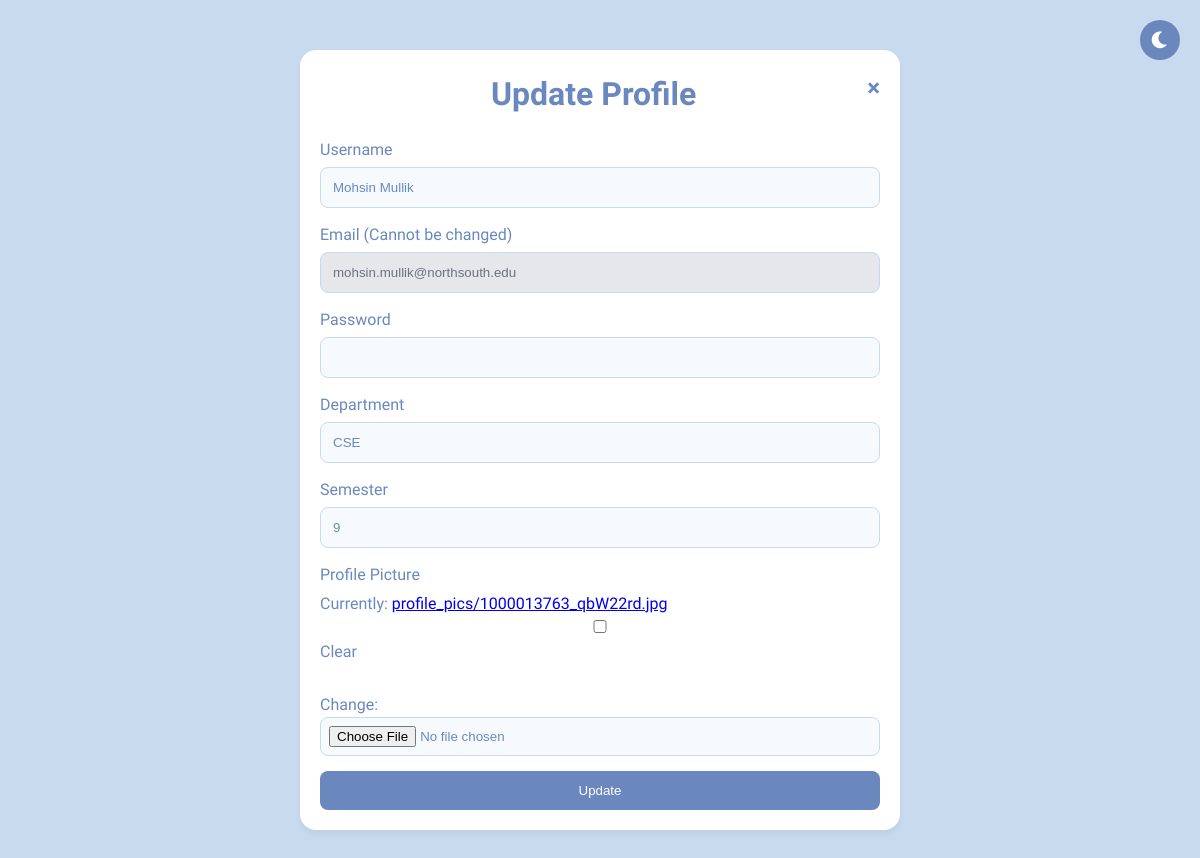
The app's page /update-profile/ (signed in) with its own data.
### accounts/models.py (models this page shows, shortened)
class User(models.Model):
    name = models.CharField(max_length=100)
    email = models.EmailField(unique=True, validators=[EmailValidator(message="Enter a valid @northsouth.edu email.", code="invalid_email")])
    password = models.CharField(max_length=100)  # Should be hashed in production
    is_verified = models.BooleanField(default=False)
    department = models.CharField(max_length=100, blank=True, null=True)
    semester = models.CharField(max_length=50, blank=True, null=True)
    profile_picture = models.ImageField(upload_to='profile_pics/', blank=True, null=True)

### accounts/views.py (the view)
# urls.py: path('update-profile/', views.update_profile, name='update_profile'),
@never_cache
def update_profile(request):
    if 'user_email' not in request.session:
        return redirect('login')
    user = User.objects.get(email=request.session['user_email'])
    if request.method == 'POST':
        form = ProfileUpdateForm(request.POST, request.FILES, instance=user)
        if form.is_valid():
            user = form.save(commit=False)
            user.name = user.name.strip()  # Ensure name is stripped
            user.save()
            messages.success(request, 'Profile updated successfully!')
            return redirect('profile_settings')
        else:
            messages.error(request, 'Please correct the errors below.')
    else:
        form = ProfileUpdateForm(instance=user)
    context = {
        'form': form,
        'user': user,
    }
    return render(request, 'update_profile.html', context)

### accounts/forms.py
class ProfileUpdateForm(forms.ModelForm):
    class Meta:
        model = User
        fields = ['name', 'password', 'department', 'semester', 'profile_picture']
        widgets = {
            'password': forms.PasswordInput(),
        }

### accounts/templates/update_profile.html (shortened to what this page needs)
{% load static %}
<!DOCTYPE html>
<html lang="en">
<head>
    <link href="https://cdnjs.cloudflare.com/ajax/libs/font-awesome/6.0.0/css/all.min.css" rel="stylesheet" />
</head>
<body data-theme="light">
    <button class="theme-toggle" aria-label="Toggle theme">
        <i class="fas fa-moon"></i>
    </button>
    <div class="container">
        <span class="close-btn">×</span>
        <h2>Update Profile</h2>
        <form method="post" enctype="multipart/form-data">
            <div class="form-group">
                <label for="id_name">Username</label>
                {{ form.name }}
            </div>
            <div class="form-group">
                <label>Email (Cannot be changed)</label>
                <input type="email" value="{{ user.email }}" disabled>
            </div>
            <div class="form-group">
                <label for="id_password">Password</label>
                {{ form.password }}
            </div>
            <div class="form-group">
                <label for="id_department">Department</label>
                {{ form.department }}
            </div>
            <div class="form-group">
                <label for="id_semester">Semester</label>
                {{ form.semester }}
            </div>
            <div class="form-group">
                <label for="id_profile_picture">Profile Picture</label>
                {{ form.profile_picture }}
            </div>
            <button type="submit">Update</button>
        </form>
    </div>
</body>
</html>

### accounts/templates/update_profile.html (style rules this page uses)
:root { --background: #C8DAEE; --container-bg: white; --text-primary: #6A88BE; --input-bg: #F7FAFD; --input-border: #C8DAEE; --button-bg: #6A88BE; --button-hover-bg: #5A77A8; --accent: #f98677; --shadow: rgba(0, 0, 0, 0.05); --input-focus-shadow: rgba(106, 136, 190, 0.2); --toggle-bg: #6A88BE; --toggle-color: white; }
* { margin: 0; padding: 0; box-sizing: border-box; transition: background-color 0.3s ease, color 0.3s ease; }
body { font-family: 'Urbanist', sans-serif; background-color: var(--background); color: var(--text-primary); line-height: 1.5; }
.theme-toggle { position: fixed; top: 20px; right: 20px; background: var(--toggle-bg); border: none; border-radius: 50%; width: 40px; height: 40px; display: flex; justify-content: center; align-items: center; cursor: pointer; font-size: 1.2rem; color: var(--toggle-color); transition: all 0.3s ease; z-index: 1000; }
.container { max-width: 600px; margin: 50px auto; padding: 20px; background: var(--container-bg); border-radius: 16px; box-shadow: 0 4px 6px var(--shadow); }
h2 { text-align: center; margin-bottom: 20px; font-size: 2rem; font-weight: 700; color: var(--text-primary); }
.form-group { margin-bottom: 15px; }
.close-btn { color: var(--text-primary); float: right; font-size: 1.5rem; font-weight: bold; cursor: pointer; }
label { display: block; margin-bottom: 5px; font-weight: 500; }
input, select { width: 100%; padding: 0.75rem; border: 1px solid var(--input-border); border-radius: 0.5rem; background: var(--input-bg); color: var(--text-primary); }
input[type="file"] { padding: 0.5rem; }
input:disabled { background: #e5e7eb; color: #6b7280; }
button { width: 100%; padding: 0.75rem; background: var(--button-bg); color: white; border: none; border-radius: 0.5rem; font-weight: 500; cursor: pointer; transition: background-color 0.3s ease; }

### records on screen
User: name "Mohsin Mullik", email "mohsin.mullik@northsouth.edu", department "CSE", semester "9"
